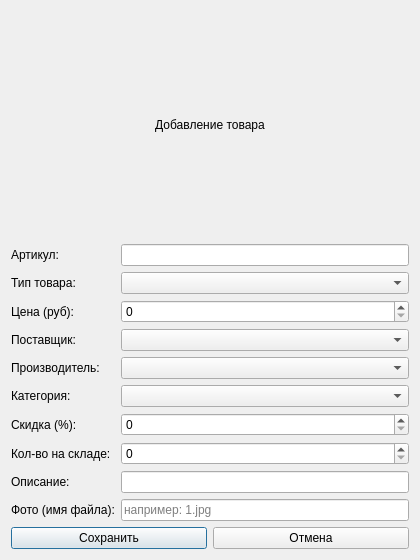
<?xml version="1.0" encoding="UTF-8"?>
<ui version="4.0">
 <class>AddProductDialog</class>
 <widget class="QDialog" name="AddProductDialog">
  <property name="geometry">
   <rect>
    <x>0</x>
    <y>0</y>
    <width>420</width>
    <height>560</height>
   </rect>
  </property>
  <property name="windowTitle">
   <string>Добавить товар</string>
  </property>
  <property name="styleSheet">
   <string notr="true"/>
  </property>
  <layout class="QVBoxLayout" name="verticalLayout">
   <item>
    <widget class="QLabel" name="title_lbl">
     <property name="text">
      <string>Добавление товара</string>
     </property>
     <property name="alignment">
      <set>Qt::AlignCenter</set>
     </property>
    </widget>
   </item>
   <item>
    <layout class="QFormLayout" name="formLayout">
     <item row="0" column="0">
      <widget class="QLabel" name="article_lbl">
       <property name="text">
        <string>Артикул:</string>
       </property>
      </widget>
     </item>
     <item row="0" column="1">
      <widget class="QLineEdit" name="article_le"/>
     </item>
     <item row="1" column="0">
      <widget class="QLabel" name="type_lbl">
       <property name="text">
        <string>Тип товара:</string>
       </property>
      </widget>
     </item>
     <item row="1" column="1">
      <widget class="QComboBox" name="type_cbx"/>
     </item>
     <item row="3" column="0">
      <widget class="QLabel" name="price_lbl">
       <property name="text">
        <string>Цена (руб):</string>
       </property>
      </widget>
     </item>
     <item row="3" column="1">
      <widget class="QSpinBox" name="price_sb">
       <property name="maximum">
        <number>9999999</number>
       </property>
      </widget>
     </item>
     <item row="4" column="0">
      <widget class="QLabel" name="supplier_lbl">
       <property name="text">
        <string>Поставщик:</string>
       </property>
      </widget>
     </item>
     <item row="4" column="1">
      <widget class="QComboBox" name="supplier_cbx"/>
     </item>
     <item row="5" column="0">
      <widget class="QLabel" name="producer_lbl">
       <property name="text">
        <string>Производитель:</string>
       </property>
      </widget>
     </item>
     <item row="5" column="1">
      <widget class="QComboBox" name="producer_cbx"/>
     </item>
     <item row="6" column="0">
      <widget class="QLabel" name="category_lbl">
       <property name="text">
        <string>Категория:</string>
       </property>
      </widget>
     </item>
     <item row="6" column="1">
      <widget class="QComboBox" name="category_cbx"/>
     </item>
     <item row="7" column="0">
      <widget class="QLabel" name="discount_lbl">
       <property name="text">
        <string>Скидка (%):</string>
       </property>
      </widget>
     </item>
     <item row="7" column="1">
      <widget class="QSpinBox" name="discount_sb">
       <property name="maximum">
        <number>100</number>
       </property>
      </widget>
     </item>
     <item row="8" column="0">
      <widget class="QLabel" name="amount_lbl">
       <property name="text">
        <string>Кол-во на складе:</string>
       </property>
      </widget>
     </item>
     <item row="8" column="1">
      <widget class="QSpinBox" name="amount_sb">
       <property name="maximum">
        <number>999999</number>
       </property>
      </widget>
     </item>
     <item row="9" column="0">
      <widget class="QLabel" name="desc_lbl">
       <property name="text">
        <string>Описание:</string>
       </property>
      </widget>
     </item>
     <item row="9" column="1">
      <widget class="QLineEdit" name="desc_le"/>
     </item>
     <item row="10" column="0">
      <widget class="QLabel" name="photo_lbl">
       <property name="text">
        <string>Фото (имя файла):</string>
       </property>
      </widget>
     </item>
     <item row="10" column="1">
      <widget class="QLineEdit" name="photo_le">
       <property name="placeholderText">
        <string>например: 1.jpg</string>
       </property>
      </widget>
     </item>
    </layout>
   </item>
   <item>
    <layout class="QHBoxLayout" name="buttons_layout">
     <item>
      <widget class="QPushButton" name="save_btn">
       <property name="styleSheet">
        <string/>
       </property>
       <property name="text">
        <string>Сохранить</string>
       </property>
      </widget>
     </item>
     <item>
      <widget class="QPushButton" name="cancel_btn">
       <property name="styleSheet">
        <string notr="true"/>
       </property>
       <property name="text">
        <string>Отмена</string>
       </property>
      </widget>
     </item>
    </layout>
   </item>
  </layout>
 </widget>
 <resources/>
 <connections/>
</ui>
